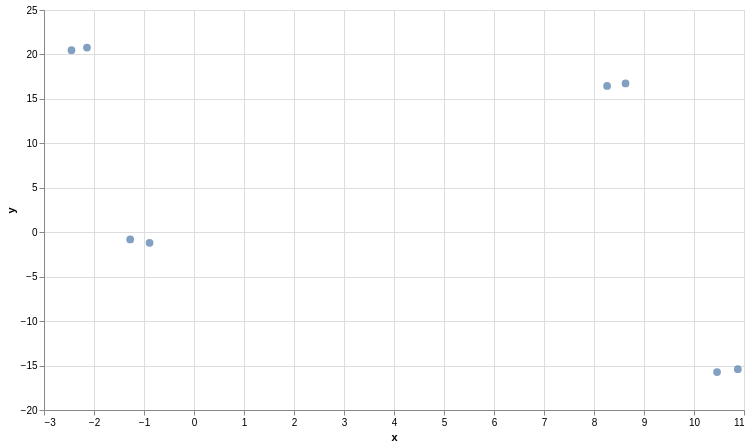

Notebook code for this chart:
### Code cell
chart.interactive()

### Figure 1 — Vega-Lite specification as saved in the notebook (floating-point values rounded to 4 significant figures)
{"config": {"view": {"continuousWidth": 300, "continuousHeight": 300}}, "data": {"name": "data-3c62e23974357a4cd6dd59d82bdb651e"}, "mark": {"type": "circle", "size": 60}, "encoding": {"tooltip": [{"field": "text", "type": "nominal"}], "x": {"field": "x", "scale": {"zero": false}, "type": "quantitative"}, "y": {"field": "y", "scale": {"zero": false}, "type": "quantitative"}}, "height": 400, "params": [{"name": "param_1e9efca18e7a2868", "select": {"type": "interval", "encodings": ["x", "y"]}, "bind": "scales"}], "width": 700, "$schema": "https://vega.github.io/schema/vega-lite/v6.1.0.json", "datasets": {"data-3c62e23974357a4cd6dd59d82bdb651e": [{"text": "Where is the world cup?", "x": -2.141, "y": 20.78}, {"text": "The world cup is in Qatar", "x": -2.45, "y": 20.48}, {"text": "What color is the sky?", "x": -0.8883, "y": -1.188}, {"text": "The sky is blue", "x": -1.276, "y": -0.8182}, {"text": "Where does the bear live?", "x": 8.631, "y": 16.74}, {"text": "The bear lives in the the woods", "x": 8.262, "y": 16.46}, {"text": "What is an apple?", "x": 10.46, "y": -15.73}, {"text": "An apple is a fruit", "x": 10.88, "y": -15.41}]}}
